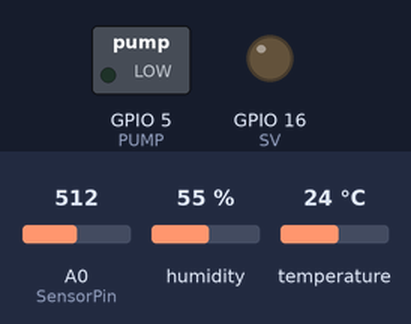
The program below on a simulated ESP8266 (NodeMCU). Shown: switched loads named in the program (green lamp = pin HIGH), output pins drawn as LEDs (lit = HIGH). The inputs (shaded band) are chosen by the test bench; at power-on: A0 (SensorPin) = 512, humidity 55 %, temperature 24 °C. WiFi joins after 1.5 s; servers stay silent unless stated.

Above: at 1.9 s.
At 2.9 s:
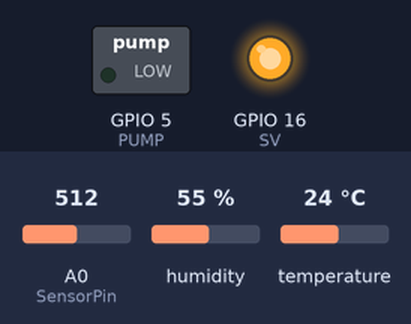
Timing chart, 0 to 4.4 s (numbered marks = the images above):
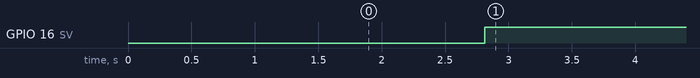

The program:

main.cpp
```cpp
#include <Arduino.h>
#include "DHTesp.h" // Click here to get the library: http://librarymanager/All#DHTesp

#ifdef ESP32
#pragma message(THIS EXAMPLE IS FOR ESP8266 ONLY !)
#error Select ESP8266 board.
#endif

DHTesp dht;
#define SensorPin A0
#define PUMP 5
#define SV 16

// RELAY_INIT(SolenoidValve, 16, false);
// RELAY_INIT(Pump, 5, false);
bool Pump = false, SolenoidValve = false;
#define BLYNK_TEMPLATE_ID "TMPLRTBGZAnH"
#define BLYNK_DEVICE_NAME "Green House"
#define BLYNK_AUTH_TOKEN "hhWG0nhfODlwwAL23pHrBxcXCX5t2CPx"

// Comment this out to disable prints and save space
#define BLYNK_PRINT Serial
// #define BLYNK_DEBUG

#include <BlynkSimpleEsp8266.h>
#include <ESP8266WiFi.h>

char auth[] = BLYNK_AUTH_TOKEN;

char ssid[] = "HostNow";
char pass[] = "kde8vf1qws1";

BlynkTimer timer;
void dhtControll() {
  // delay(dht.getMinimumSamplingPeriod());
  float humidity = dht.getHumidity();
  float temperature = dht.getTemperature();
  Blynk.virtualWrite(V0, temperature);
  Blynk.virtualWrite(V1, humidity);
  if (!Pump && ((int)temperature > 20 || (int)humidity < 20)) {
    digitalWrite(PUMP, LOW);
    Pump = true;
  } else if (Pump && !((int)temperature > 20 || (int)humidity < 20))
  {
    digitalWrite(PUMP,LOW);
    Pump = false;
  }

  int output_value = analogRead(SensorPin);
  output_value = map(output_value,1024,460,0,100);
  Blynk.virtualWrite(V2, output_value);
  if (!SolenoidValve && ((int)output_value > 20 || (int)output_value < 40)) {
    digitalWrite(SV, HIGH);
    SolenoidValve = true;
  } else if (SolenoidValve && !((int)output_value > 20 || (int)output_value < 20))
  {
    digitalWrite(SV,HIGH);
    SolenoidValve = false;
  }
}

void setup() {
  Serial.begin(115200);
  Blynk.begin(auth, ssid, pass);
  dht.setup(2, DHTesp::DHT11); // Connect DHT sensor to GPIO 17
  pinMode(PUMP, OUTPUT);
  pinMode(SV, OUTPUT);
  timer.setInterval(1000L, dhtControll);
}

void loop() {
  Blynk.run();
  timer.run();
}
```

Measured:
- by itself, GPIO 16 (SV): LOW → HIGH at 2.8 s
